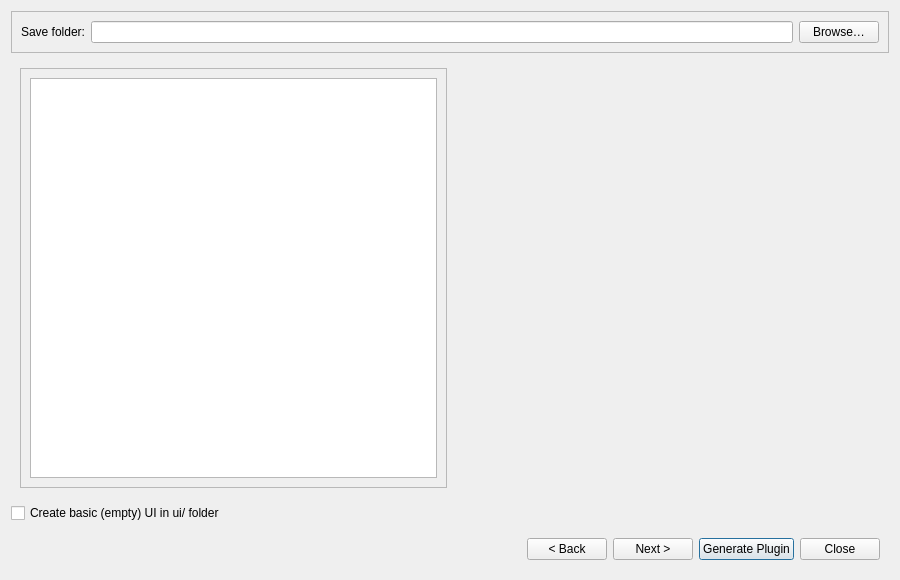
<?xml version="1.0" encoding="UTF-8"?>
<ui version="4.0">
 <class>WizardDialog</class>
 <widget class="QDialog" name="WizardDialog">
  <property name="geometry">
   <rect>
    <x>0</x>
    <y>0</y>
    <width>900</width>
    <height>580</height>
   </rect>
  </property>
  <property name="windowTitle">
   <string>Plugin Builder Enterprise</string>
  </property>
  <property name="locale">
   <locale language="English" country="UnitedStates"/>
  </property>
  <layout class="QVBoxLayout" name="mainLayout">
   <item>
    <widget class="QFrame" name="SaveFrame">
     <property name="frameShape">
      <enum>QFrame::Shape::StyledPanel</enum>
     </property>
     <layout class="QHBoxLayout" name="saveLayout">
      <item>
       <widget class="QLabel" name="SaveLabel">
        <property name="text">
         <string>Save folder:</string>
        </property>
       </widget>
      </item>
      <item>
       <widget class="QLineEdit" name="SavePath"/>
      </item>
      <item>
       <widget class="QPushButton" name="BrowseButton">
        <property name="text">
         <string>Browse…</string>
        </property>
       </widget>
      </item>
     </layout>
    </widget>
   </item>
   <item>
    <widget class="QFrame" name="MainFrame">
     <property name="frameShape">
      <enum>QFrame::Shape::NoFrame</enum>
     </property>
     <layout class="QHBoxLayout" name="horizontalLayout">
      <item>
       <widget class="QFrame" name="Sidebar">
        <property name="frameShape">
         <enum>QFrame::Shape::StyledPanel</enum>
        </property>
        <layout class="QVBoxLayout" name="sidebarLayout">
         <item>
          <widget class="QListWidget" name="StepList">
           <property name="selectionMode">
            <enum>QAbstractItemView::SelectionMode::SingleSelection</enum>
           </property>
          </widget>
         </item>
        </layout>
       </widget>
      </item>
      <item>
       <widget class="QStackedWidget" name="Stack"/>
      </item>
     </layout>
    </widget>
   </item>
   <item>
    <widget class="QCheckBox" name="CreateBaseUiCheckBox">
     <property name="text">
      <string>Create basic (empty) UI in ui/ folder</string>
     </property>
    </widget>
   </item>
   <item>
    <widget class="QFrame" name="ButtonBar">
     <property name="frameShape">
      <enum>QFrame::Shape::NoFrame</enum>
     </property>
     <layout class="QHBoxLayout" name="buttonLayout">
      <item>
       <spacer name="horizontalSpacer">
        <property name="orientation">
         <enum>Qt::Orientation::Horizontal</enum>
        </property>
        <property name="sizeHint" stdset="0">
         <size>
          <width>40</width>
          <height>20</height>
         </size>
        </property>
       </spacer>
      </item>
      <item>
       <widget class="QPushButton" name="Back">
        <property name="text">
         <string>&lt; Back</string>
        </property>
       </widget>
      </item>
      <item>
       <widget class="QPushButton" name="Next">
        <property name="text">
         <string>Next &gt;</string>
        </property>
       </widget>
      </item>
      <item>
       <widget class="QPushButton" name="Finish">
        <property name="text">
         <string>Generate Plugin</string>
        </property>
        <property name="default">
         <bool>true</bool>
        </property>
       </widget>
      </item>
      <item>
       <widget class="QPushButton" name="Close">
        <property name="text">
         <string>Close</string>
        </property>
       </widget>
     </item>
     </layout>
    </widget>
   </item>
  </layout>
 </widget>
 <resources/>
 <connections/>
</ui>
